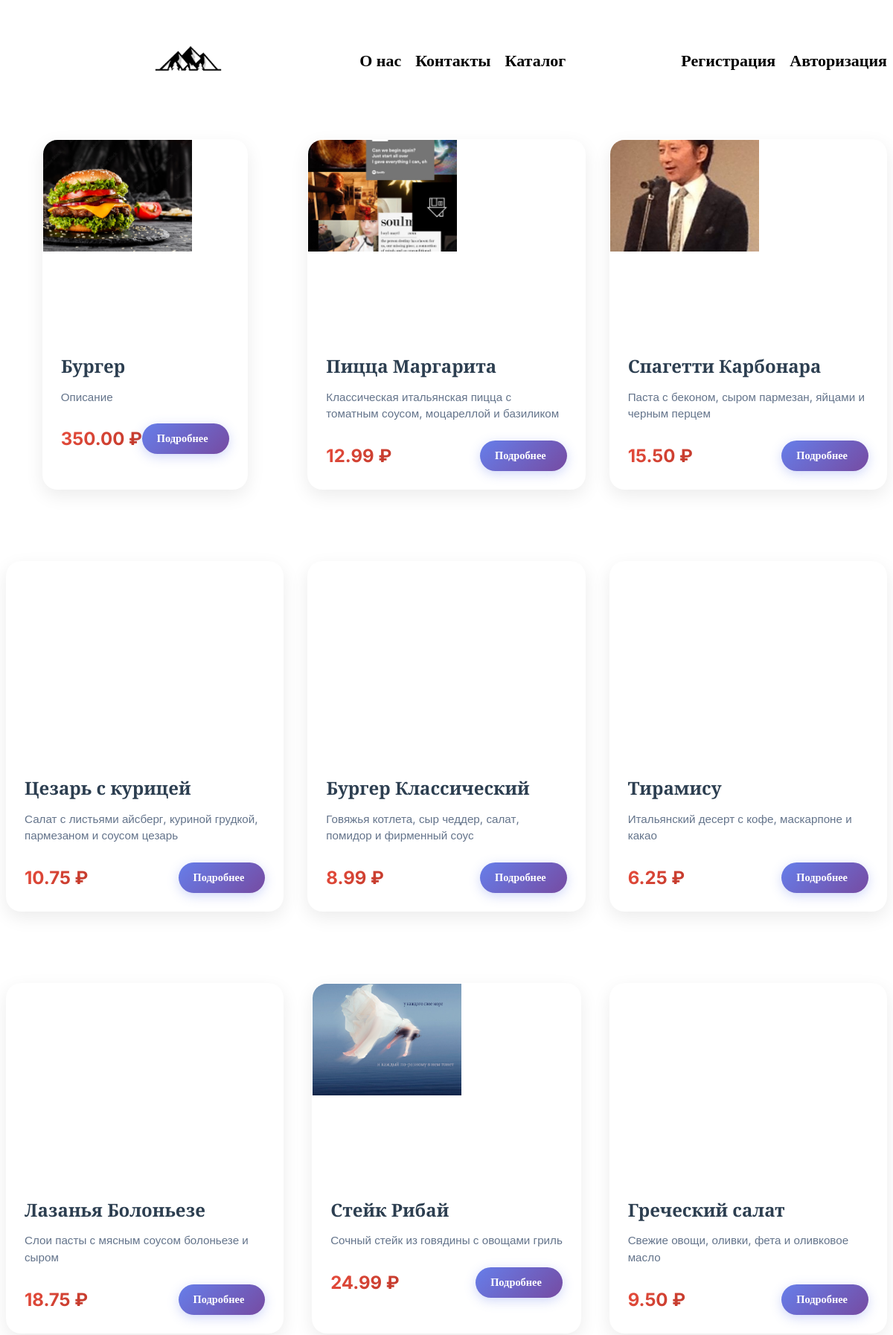
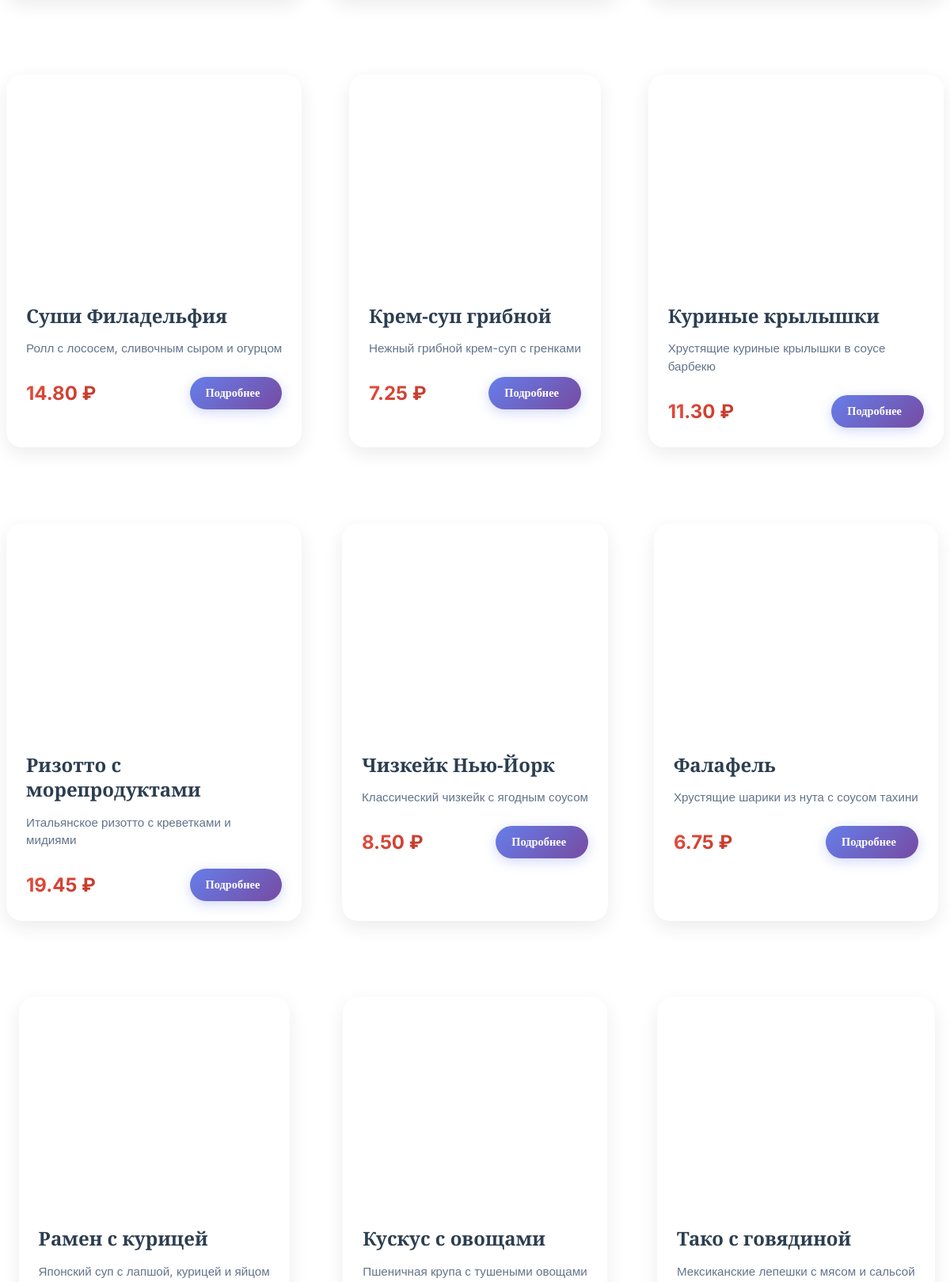
Page /foods/ (upper part) on the committed database (2 pictures, top to bottom).
### Foods/models.py (models this page shows, shortened)
class Image(models.Model):
    food = models.ForeignKey(Food, on_delete=models.CASCADE)
    image = models.ImageField(upload_to='photos/', default='photos/default.jpg')

class Food(models.Model):
    name = models.CharField(max_length=100, null=True)
    description = models.TextField(null=True, default='Описание')
    price = models.DecimalField(max_digits=5, decimal_places=2)
    created_at = models.DateTimeField(auto_now_add=True)
    updated_at = models.DateTimeField(auto_now=True)

### Foods/views.py (the view)
# urls.py: path('', views.index, name='index'),
def index(request):
    foods = Food.objects.all()
    return render(request, 'index.html', {'foods': foods})

### Foods/templates/index.html (shortened to what this page needs)
{% extends 'base.html' %}
{% block content %}
<section class="container mx-auto px-4 py-8">
    <div class="foods-grid">
        {% for i in foods %}
        <div class="food-card group">
            <div class="food-card__gallery">
                {% for img in i.image_set.all %}
                <div class="food-card__image-wrapper">
                    <img class="food-card__image" src="{{ img.image.url }}" alt="{{ img.name }}">
                </div>
                {% endfor %}
            </div>
            <div class="food-card__content">
                <h3 class="food-card__name">{{ i.name }}</h3>
                <p class="food-card__description">{{ i.description }}</p>
                <div class="food-card__footer">
                    <span class="food-card__price">{{ i.price }} ₽</span>
                    <a href="{% url 'update' i.id %}" class="food-card__btn">
                        Подробнее
                    </a>
                </div>
            </div>
        </div>
        {% endfor %}
    </div>
</section>
{% endblock %}

### Foods/static/css/style.css (style rules this page uses)
.container { max-width: 1440px; width: 100%; margin: 0 auto; }
.cards div img { width: 200px; height: 150px; }
.food-card { max-width: 800px; margin: 2rem auto; background: linear-gradient(135deg, #fff 0%, #f8f9fa 100%); border-radius: 20px; box-shadow: 0 10px 30px rgba(0,0,0,0.1), 0 4px 6px rgba(0,0,0,0.05); overflow: hidden; transition: all 0.3s ease; border: 1px solid rgba(255,255,255,0.2); }
.foods-grid { display: grid; grid-template-columns: repeat(auto-fill, minmax(320px, 1fr)); gap: 2rem; }
.food-card { background: white; border-radius: 20px; overflow: hidden; box-shadow: 0 8px 25px rgba(0,0,0,0.08); transition: all 0.4s ease; border: 1px solid rgba(255,255,255,0.2); position: relative; }
.food-card__gallery { position: relative; height: 240px; overflow: hidden; }
.food-card__image-wrapper { width: 100%; height: 100%; }
.food-card__image { width: 100%; height: 100%; object-fit: cover; transition: transform 0.5s ease; }
.food-card__content { padding: 1.5rem; }
.food-card__name { font-family: 'Playfair Display', serif; font-size: 1.5rem; font-weight: 700; color: #2c3e50; margin-bottom: 0.75rem; line-height: 1.3; }
.food-card__description { font-family: 'Inter', sans-serif; font-size: 0.95rem; line-height: 1.5; color: #64748b; margin-bottom: 1.5rem; display: -webkit-box; -webkit-line-clamp: 2; -webkit-box-orient: vertical; overflow: hidden; }
.food-card__footer { display: flex; justify-content: space-between; align-items: center; }
.food-card__price { font-family: 'Inter', sans-serif; font-size: 1.5rem; font-weight: 700; color: #e74c3c; background: linear-gradient(135deg, #e74c3c, #c0392b); -webkit-background-clip: text; -webkit-text-fill-color: transparent; background-clip: text; }
.food-card__btn { display: flex; align-items: center; gap: 0.5rem; padding: 0.75rem 1.25rem; background: linear-gradient(135deg, #667eea 0%, #764ba2 100%); color: white; text-decoration: none; border-radius: 50px; font-weight: 600; font-size: 0.9rem; transition: all 0.3s ease; box-shadow: 0 4px 15px rgba(102, 126, 234, 0.3); }
.food-card { animation: fadeIn 0.6s ease-out; }
.food-card::before { content: ''; position: absolute; top: 0; left: 0; right: 0; height: 4px; background: linear-gradient(135deg, #667eea 0%, #764ba2 50%, #e74c3c 100%); opacity: 0; transition: opacity 0.3s ease; }
.food-card { animation: fadeInUp 0.6s ease-out; }

### rows in the picture
Food: name "Бургер", description "Описание", price "350.00"
Image: image (picture)
Food: name "Пицца Маргарита", description "Классическая итальянская пицца с томатным соусом, моцареллой и базиликом", price "12.99"
Image: image (picture)
Food: name "Спагетти Карбонара", description "Паста с беконом, сыром пармезан, яйцами и черным перцем", price "15.50"
Image: image (picture)
Food: name "Цезарь с курицей", description "Салат с листьями айсберг, куриной грудкой, пармезаном и соусом цезарь", price "10.75"
Food: name "Бургер Классический", description "Говяжья котлета, сыр чеддер, салат, помидор и фирменный соус", price "8.99"
Food: name "Тирамису", description "Итальянский десерт с кофе, маскарпоне и какао", price "6.25"
Food: name "Лазанья Болоньезе", description "Слои пасты с мясным соусом болоньезе и сыром", price "18.75"
Food: name "Стейк Рибай", description "Сочный стейк из говядины с овощами гриль", price "24.99"
Image: image (picture)
Food: name "Греческий салат", description "Свежие овощи, оливки, фета и оливковое масло", price "9.50"
Food: name "Суши Филадельфия", description "Ролл с лососем, сливочным сыром и огурцом", price "14.80"
Food: name "Крем-суп грибной", description "Нежный грибной крем-суп с гренками", price "7.25"
Food: name "Куриные крылышки", description "Хрустящие куриные крылышки в соусе барбекю", price "11.30"
Food: name "Ризотто с морепродуктами", description "Итальянское ризотто с креветками и мидиями", price "19.45"
Food: name "Чизкейк Нью-Йорк", description "Классический чизкейк с ягодным соусом", price "8.50"
Food: name "Фалафель", description "Хрустящие шарики из нута с соусом тахини", price "6.75"
Food: name "Рамен с курицей", description "Японский суп с лапшой, курицей и яйцом"
Food: name "Кускус с овощами", description "Пшеничная крупа с тушеными овощами"
Food: name "Тако с говядиной", description "Мексиканские лепешки с мясом и сальсой"
